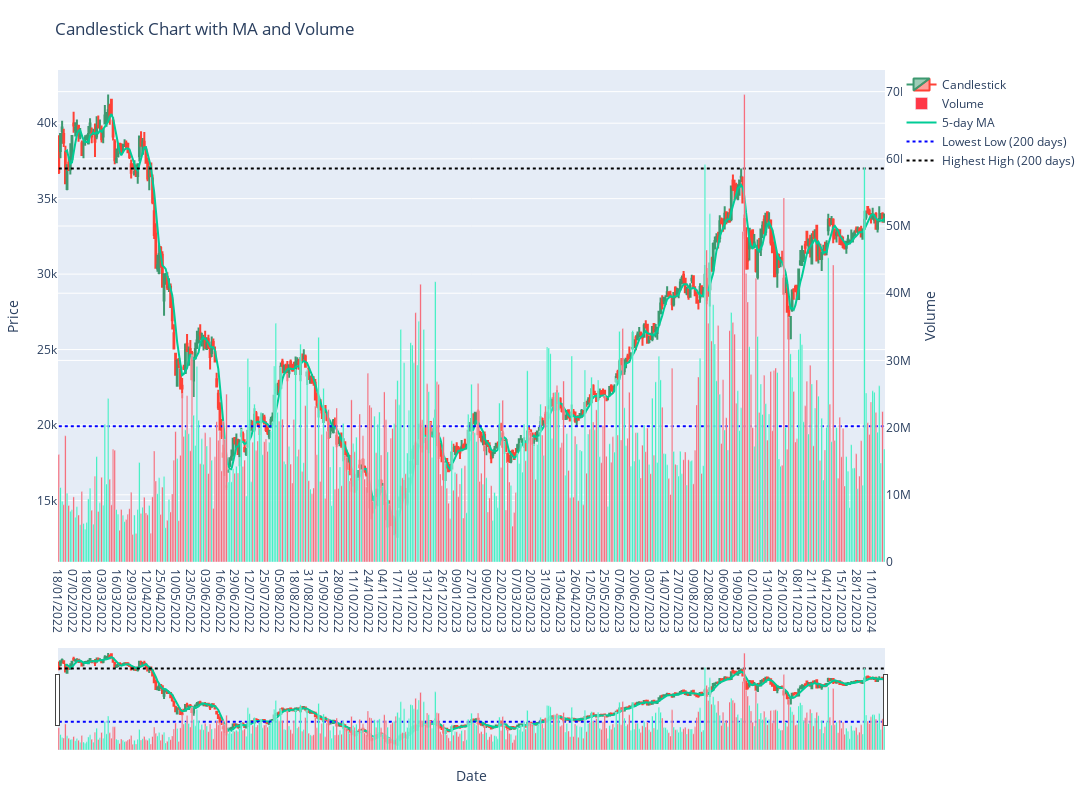

The notebook cell this image was saved under:
### Code cell
candlestick_chart(df, ma_periods=[5], show_volume= True, reference_period=200)

### Figure 1 — Plotly figure (JSON) as saved in the notebook; plotly's stock layout.template omitted (floating-point values rounded to 4 significant figures; data arrays with more than 128 entries replaced by an {"elided": "..."} marker saying what was removed)
{"data": [{"close": {"elided": "503 str values"}, "high": {"elided": "503 str values"}, "low": {"elided": "503 str values"}, "name": "Candlestick", "open": {"elided": "503 str values"}, "type": "candlestick", "x": {"elided": "503 str values"}}, {"marker": {"color": {"elided": "503 str values"}}, "name": "Volume", "type": "bar", "x": {"elided": "503 str values"}, "y": {"elided": "503 int values"}, "yaxis": "y2"}, {"mode": "lines", "name": "5-day MA", "type": "scatter", "x": {"elided": "503 str values"}, "y": {"elided": "503 float values"}}, {"line": {"color": "blue", "dash": "dot"}, "mode": "lines", "name": "Lowest Low (200 days)", "type": "scatter", "x": {"elided": "503 str values"}, "y": {"elided": "503 int values"}}, {"line": {"color": "black", "dash": "dot"}, "mode": "lines", "name": "Highest High (200 days)", "type": "scatter", "x": {"elided": "503 str values"}, "y": {"elided": "503 int values"}}], "layout": {"height": 800, "margin": {"b": 50, "l": 50, "r": 50, "t": 70}, "title": {"text": "Candlestick Chart with MA and Volume"}, "width": 1500, "xaxis": {"rangeslider": {"visible": true}, "title": {"text": "Date"}}, "yaxis": {"title": {"text": "Price"}}, "yaxis2": {"overlaying": "y", "side": "right", "title": {"text": "Volume"}}}}
